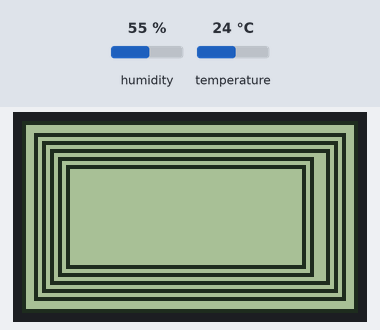
The sketch below on a simulated ESP8266 (NodeMCU). Shown: 84×48 one-colour display. The inputs (shaded band) are chosen by the test bench; at power-on: humidity 55 %, temperature 24 °C. WiFi joins after 1.5 s; servers stay silent unless stated; network time is answered at once with the bench clock; the local clock reads 2024-03-15 10:24:30 at power-on unless the sketch sets it; what the sketch prints to the serial monitor is not drawn.

Above: at 3.1 s.
At 9.6 s:
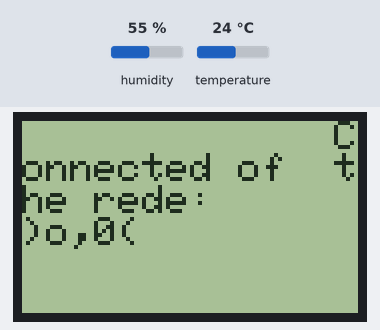
At 12.6 s:
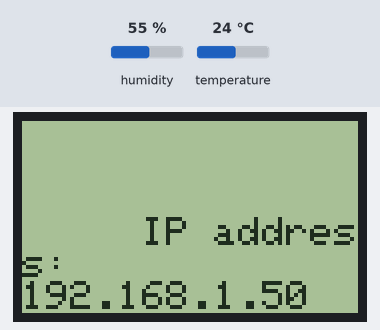
At 15.7 s:
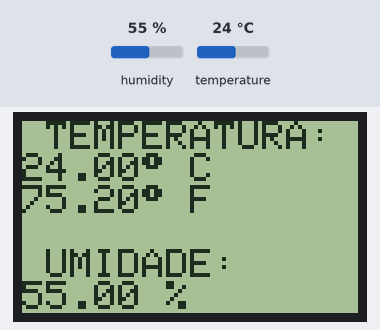

The sketch:

rom008_ESP8266_dht11_LCD5110_MultiWiFi_NTP_ver1.7.ino
```cpp
// (licence header left out)
/*
   A biblioteca Adafruit_GFX deve antecede a biblioteca Adafruit_PCD8544 sob pena de erro na compilação do programa.
   Inspirado no modelo disponível em https://github.com/michielvanhoorn/thingspeak-nodemcu-with-nokia-5110-LCD/blob/master/thingspeak.ino
*/

#include <SPI.h>
#include <Adafruit_GFX.h>
#include <Adafruit_PCD8544.h>


//Cria uma instancia da classe Adafruit_PCD8544 para enviar dados ao LCD
Adafruit_PCD8544 display = Adafruit_PCD8544(D8, D7, D6, D5, D2);
/*                                       (CLK, DIN, DC, CE, RST)
*/
/*
   Não é reomendado a alteração do tipo de variaveis acima sob pena de erro compilando para a placa NodeMCU em função da biblioteca adafruit_PCD8544,
   então siga  o esquema de ligação abaixo para o LCD Nokia 5110 (cor vermelha) no ESP8266:
   PINAGEM       LCD         ESP-12E
   Pino 1 -----> RST ----->   D2 (GPIO4) - Saída do ESP para redefinir a exibição
   Pino 2 -----> CE  ----->   D5 (GPIO11) - Saída do ESP para selecionar chip / ativar exibição
   Pino 3 -----> DC  ----->   D6 (GPIO12) (MISO) - Saída dos dados de exibição / comando para ESP
   Pino 4 -----> DIN ----->   D7 (GPIO13) (MOSI) - DIN do ESP SPI MOSI para exibir entrada de dados
   Pino 5 -----> CLK ----->   D8(GPIO14) - saídas CLK do relógio ESP SPI
   Pino 6 -----> VCC ----->   3.3V - Alimentação do LCD para ligar o LCD
   Pino 7 -----> LIGHT ----->  GND
   Pino 8 -----> GND  ----->  GND
*/
static const unsigned char PROGMEM Logo[] =
{ B00000000, B00000000, B00000000, B00000000, B00000000, B00000000,
  B00000000, B00000000, B00000000, B11111000, B00000000, B00000000,
  B00000000, B00000000, B00000000, B11111111, B00000000, B00000000,
  B00000000, B00000011, B00000000, B11111111, B11000000, B00000000,
  B00000000, B00001110, B00000000, B00111111, B11110000, B00000000,
  B00000000, B00111110, B00000000, B10000000, B01111100, B00000000,
  B00000000, B01111100, B00000000, B11000000, B00111110, B00000000,
  B00000000, B11111100, B00000000, B00000000, B00001111, B00000000,
  B00000001, B11111000, B11111111, B00111111, B10000111, B10000000,
  B00000011, B11111000, B11111111, B11111111, B11000011, B11000000,
  B00000111, B11110001, B11111111, B11111111, B11100000, B11100000,
  B00000111, B11100001, B11111111, B11100011, B11111000, B01100000,
  B00000000, B00000011, B11100000, B00001001, B11111100, B00000000,
  B00000000, B00000111, B11100000, B00011001, B11111110, B00000000,
  B00000000, B00000111, B11000000, B00000001, B11111111, B10000000,
  B00011111, B11111111, B11000111, B11100011, B11111111, B11111000,
  B00111111, B11111111, B10001111, B11111111, B11111111, B11111100,
  B00111111, B11111111, B00011111, B11111111, B11111111, B11111100,
  B00111111, B11111111, B00011111, B11111111, B11111111, B11111100,
  B00111111, B11111110, B00111111, B00111111, B11111111, B11111110,
  B01111111, B11111110, B00111110, B00000000, B01111111, B11111100,
  B01111111, B11111100, B01111100, B11000000, B00000000, B00000000,
  B00000000, B11111100, B01111110, B10000000, B00000000, B00000000,
  B00000000, B11111111, B11111110, B00111111, B11111111, B11111110,
  B00000000, B00000001, B11111111, B11111111, B11111111, B11111110,
  B01111111, B11111111, B11111111, B11111111, B11111111, B11111110,
  B01111111, B11111111, B11111111, B11111111, B11111111, B11111110,
  B01111111, B11111111, B11000111, B11111111, B11111111, B11111110,
  B00111111, B11111111, B10000011, B11111110, B00000000, B00000000,
  B00111111, B11111111, B10110011, B11111000, B00000000, B00000000,
  B00111111, B11111111, B10000001, B11100000, B00000000, B00000000,
  B00111111, B11111111, B11000000, B10000001, B11111111, B11111100,
  B00000000, B00011111, B11111000, B00000111, B11111111, B11111000,
  B00000000, B00000111, B11111110, B00011111, B11111111, B11111000,
  B00000000, B00000001, B11111111, B01111111, B11111111, B11110000,
  B00001111, B11100000, B11111111, B11111111, B11111111, B11110000,
  B00000111, B11111000, B00001111, B11111111, B11000000, B00000000,
  B00000011, B11111100, B00100111, B11111111, B00000000, B00000000,
  B00000011, B11111111, B00110111, B11111100, B00000000, B00000000,
  B00000001, B11111111, B10000111, B11011000, B00111111, B10000000,
  B00000000, B11111111, B11001111, B10000000, B11111111, B00000000,
  B00000000, B01111111, B11111111, B10110001, B11111110, B00000000,
  B00000000, B00011111, B11111111, B10110111, B11111100, B00000000,
  B00000000, B00001111, B11111111, B10000111, B11110000, B00000000,
  B00000000, B00000011, B11111111, B11111111, B11000000, B00000000,
  B00000000, B00000000, B11111111, B11111111, B00000000, B00000000,
  B00000000, B00000000, B00001111, B11110000, B00000000, B00000000,
  B00000000, B00000000, B00000000, B00000000, B00000000, B00000000
};


// biblioteca com funções para o WiFi do ESP6288
#include <ESP8266WiFi.h>
#include <ESP8266WiFiMulti.h>
#include <NTPClient.h>
#include <WiFiUdp.h>


//Cria uma instancia da classe ESP8266WiFiMulti para conectar as redes WiFi
ESP8266WiFiMulti wifiMulti;

WiFiUDP ntpUDP;
int16_t utc = -3; //UTC -3:00 Brazil
uint32_t horaAtual = 0;
uint32_t horaCerta = 0;

NTPClient timeClient(ntpUDP, "a.st1.ntp.br", utc * 3600, 60000);

// biblioteca com funções para o sensor DHT11
#include <DHT.h>
// Pinagem do sensor DHT11 no ESP8266
#define DHTPIN D3

// Indicação do modelo de sensor, no caso DHT 11
#define DHTTYPE DHT11

//Cria uma instancia da classe WifiUDP para enviar e receber dados
DHT dht(DHTPIN, DHTTYPE);
// incluir o pino aqui e tipo de sensor


unsigned long tempo;
String umidade, celsius, fahrenheit;


void setup()
{
  // Inicialização do Monitor serial
  Serial.begin(115200);
  Serial.println("O monitor serial foi inicializado!");
  Serial.println("\r\n");

  // Inicialização do LCD
  display.begin();
  delay(1000);
  display.setContrast(60);  // Adjust for your display
  display.clearDisplay();
  display.setTextSize(1);
  display.invertDisplay(true);
  delay(1000);
  display.invertDisplay(false);
  delay(1000);
  display.drawRect(0, 0, 84, 48, BLACK); //Desenha o retangulo da borda
  display.drawRect(3, 3, 78, 42, BLACK); //Desenha o retangulo da borda
  display.drawRect(5, 5, 74, 38, BLACK); //Desenha o retangulo da borda
  display.drawRect(7, 7, 70, 34, BLACK); //Desenha o retangulo da borda
  display.drawRect(9, 9, 64, 30, BLACK); //Desenha o retangulo da borda
  display.drawRect(11, 11, 60, 26, BLACK); //Desenha o retangulo da borda
  display.display();
  delay(3000);
  display.clearDisplay();

  //Inicialização da conexão WiFi
  startWiFi();

  timeClient.begin();
  timeClient.update();

  // Inicialização do sensor DHT11
  dht.begin();

}

void atualizar(void) {
  timeClient.forceUpdate();
  horaCerta = millis();//Tempo atual em ms
  //Lógica de verificação do tempo
  if (horaCerta - horaAtual > 500)
  {
    horaAtual = horaCerta; // Salva o tempo atual
    Serial.println(timeClient.getFormattedTime());
    display.setTextSize(2);
    display.setCursor(0, 0);
    for (int i = 0; i > 15; i++)
    {
      String horario = (timeClient.getFormattedTime());
      display.println(horario);
      display.display();
      delay(50);
      display.clearDisplay();
    }

  }
}


void dht11()
{
  for (int i = 0; i < 1; i++)
  {

    //Teste de funcionalidade do DHT11
    if (isnan(umidade && celsius && fahrenheit))
    {

      display.println(F("Failed to read from DHT sensor!"));
      // Serial.println(F("Failed to read from DHT sensor!"));
      return;
      display.display();
      delay(5000);
      display.clearDisplay();
      ESP.reset();
    }

    display.setTextSize(1);
    display.setCursor(0, 0);

    //Exibição dos dados colhidos pelo DHT11
    String celsius = " TEMPERATURA: " ;
    celsius += String (dht.readTemperature());
    celsius += char (247);
    celsius += " C " ;
    display.println (celsius);
    String fahrenheit = String (dht.readTemperature(true)) ;
    fahrenheit += char (247);
    fahrenheit += " F " ;
    display.println (fahrenheit);

    display. println();
    String umidade = " UMIDADE:     " ;
    umidade += String (dht.readHumidity());
    umidade += " % " ;
    display. println (umidade);
    display.display();
    delay(15000);

    //Exibição de dados do sensor DHT11 no monitor serial
    Serial.print(F("UMIDADE: "));
    Serial.print(umidade);
    Serial.println(F("%"));
    Serial.println ("");
    Serial.print ("TEMPERATURA: ");
    Serial.print(celsius);
    Serial.println(F("°C "));
    Serial.println ("");
    Serial.print ("TEMPERATURA: ");
    Serial.print(fahrenheit);
    Serial.println(F("°F "));
    delay(5000);
    Serial.println ("");


  }
}

void loop()
{
  display.clearDisplay();
  atualizar();
  display.clearDisplay();
  dht11();
  /*Mostra o titulo na parte superior do display
    display.print("NTP Clock ESP8266");
    String horario = ("HORA ATUAL: ");
    horario += String(getHours(actualTime));
    horario += " : ";
    horario += String(getMinutes(actualTime));
    horario += " : ";
    horario += String(getSeconds(actualTime));
    display.println (horario);
    delay(3000);
    display.display();
    display.clearDisplay();
  */
}

void startWiFi()
{
  Serial.print("Connecting...");

  display.print("Connecting...");
  display.display();
  delay(2000);
  display.clearDisplay();

  //Coloque aqui as redes wifi necessarias
  wifiMulti.addAP(")o,0(", "riko1234");
  wifiMulti.addAP("NOME_DA_REDE_WIFI_2", "SENHA_DA_REDE_WIFI_2");
  wifiMulti.addAP("NOME_DA_REDE_WIFI_3", "SENHA_DA_REDE_WIFI_3");

  while (wifiMulti.run() != WL_CONNECTED)
  {
    //Aguarda a conexao da rede wifi
    delay(250);
    Serial.print('.');


    display.clearDisplay();
    display.setCursor(0, 2);
    display.println(".");
    display.display();
    delay(500);
  }
  Serial.println("\r\n");
  Serial.print("Connected of the rede:\t ");
  Serial.println(WiFi.SSID());
  Serial.print("IP adress:\t");
  Serial.print(WiFi.localIP());
  Serial.println("\r\n");


  display.println("Connected of  the rede:     ");
  display.print(WiFi.SSID());
  display.display();
  delay(3000);
  display.clearDisplay();


  display.println("IP address:    ");
  display.print(WiFi.localIP());
  display.display();
  delay(3000);
  display.clearDisplay();
}


/*
   https://www.arduinoecia.com.br/2018/04/relogio-nodemcu-esp8266-display-oled-ntp.html
   https://www.youtube.com/watch?v=9Ew3R8Qgv5w
   Acessado em 21/04/2019
*/
```

Measured:
- what the display in image 0 shows lasts 3.1 s, from 3.0 s to 6.1 s
- what the display in image 2 shows lasts 3.1 s, from 12.6 s to 15.7 s
